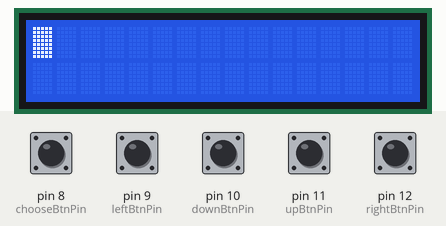
The sketch below on a simulated Arduino Uno, built with avr-gcc and run on an emulated ATmega328P. On the bench: 16×2 character LCD. The test bench sets the inputs (shaded band); at power-on: pin 8 (chooseBtnPin), pin 9 (leftBtnPin), pin 10 (downBtnPin), pin 11 (upBtnPin), pin 12 (rightBtnPin) LOW. What the sketch prints to the serial monitor is not drawn.

Above: at 1.2 s.
1.3 s: pin 8 (chooseBtnPin) pulled HIGH for 0.15 s
At 2.0 s:
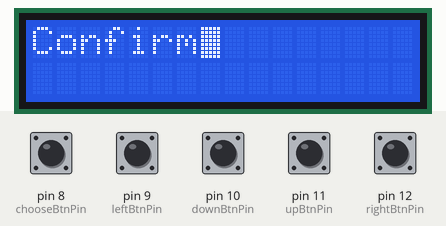
2.9 s: pin 9 (leftBtnPin) pulled HIGH for 0.15 s
At 3.3 s:
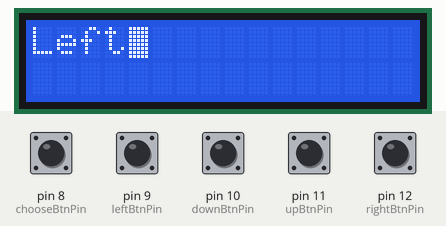
4.5 s: pin 10 (downBtnPin) pulled HIGH for 0.15 s
At 5.7 s:
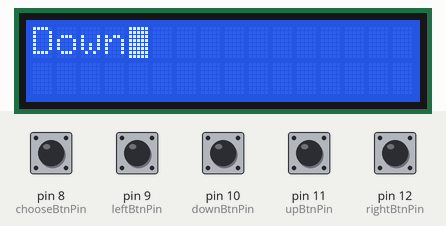
6.1 s: pin 11 (upBtnPin) pulled HIGH for 0.15 s
At 7.2 s:
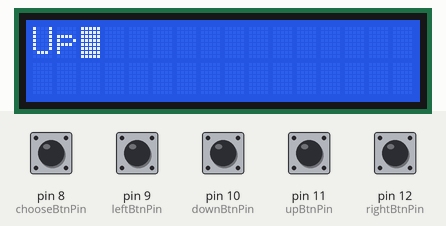
7.7 s: pin 12 (rightBtnPin) pulled HIGH for 0.15 s
At 8.6 s:
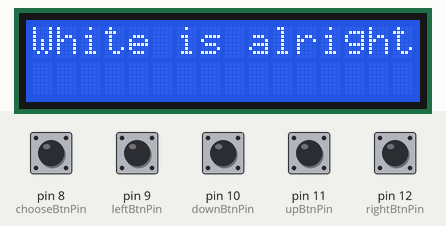
9.3 s: pin 8 (chooseBtnPin) pulled HIGH for 1 s
At 10.0 s:
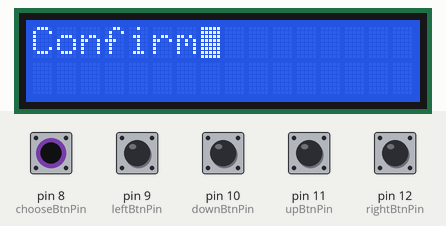
Timing chart, 0 to 12.3 s (numbered marks = the images above; inputs shaded):
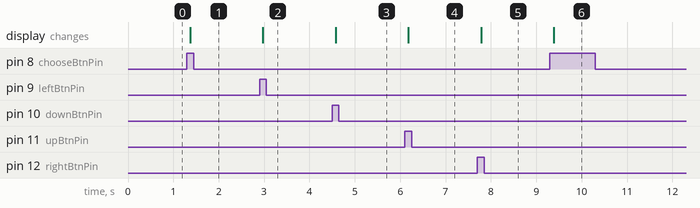

Measured:
- after the input at 1.3 s, the display: changes after 0.07 s (image 1)
- after the input at 2.9 s, the display: changes after 0.07 s (image 2)
- after the input at 4.5 s, the display: changes after 0.08 s (image 3)
- after the input at 6.1 s, the display: changes after 0.08 s (image 4)
- after the input at 7.7 s, the display: changes after 0.08 s (image 5)
- after the input at 9.3 s, the display: changes after 0.09 s (image 6)

The sketch:

fiveBtnMenuBrowsing.ino
```cpp
#include <LiquidCrystal.h>

LiquidCrystal lcd(7, 6, 5, 4, 3, 2);

const byte rightBtnPin = 12;
const byte upBtnPin = 11;
const byte downBtnPin = 10;
const byte leftBtnPin = 9;
const byte chooseBtnPin = 8;
int rBtnState, lBtnState, uBtnState, dBtnState, chBtnState = 0;
int prevRBtnState, prevLBtnState, prevUBtnState, prevDBtnState, prevChBtnState = 0;


void setup() {
  lcd.begin(16, 2);
  lcd.home();
  lcd.blink();
  for (int i = leftBtnPin; i < rightBtnPin+1; i++) {
    pinMode(i, INPUT);
  }
  pinMode(chooseBtnPin, INPUT);
  Serial.begin(9600);

}

void loop() {
  rBtnState = digitalRead(rightBtnPin);
  lBtnState = digitalRead(leftBtnPin);
  uBtnState = digitalRead(upBtnPin);
  dBtnState = digitalRead(downBtnPin);
  chBtnState = digitalRead(chooseBtnPin);

  if (rBtnState == HIGH && rBtnState != prevRBtnState) {
    Serial.println("Right");
    lcd.clear();
    lcd.setCursor(0, 0);
    lcd.print("White is alright");
  }
  if (lBtnState == HIGH && lBtnState != prevLBtnState) {
    Serial.println("Left");
    lcd.clear();
    lcd.setCursor(0, 0);
    lcd.print("Left");
  }
  if (uBtnState == HIGH && uBtnState != prevUBtnState) {
    Serial.println("Up");
    lcd.clear();
    lcd.setCursor(0, 0);
    lcd.print("Up");
  }
  if (dBtnState == HIGH && dBtnState != prevDBtnState) {
    Serial.println("Down");
    lcd.clear();
    lcd.setCursor(0, 0);
    lcd.print("Down");
  }
  if (chBtnState == HIGH && chBtnState != prevChBtnState) {
    Serial.println("Choose");
    lcd.clear();
    lcd.setCursor(0, 0);
    lcd.print("Confirm");
  }

  prevRBtnState = rBtnState;
  prevLBtnState = lBtnState;
  prevUBtnState = uBtnState;
  prevDBtnState = dBtnState;
  prevChBtnState = chBtnState;

  delay(100);
}
```
